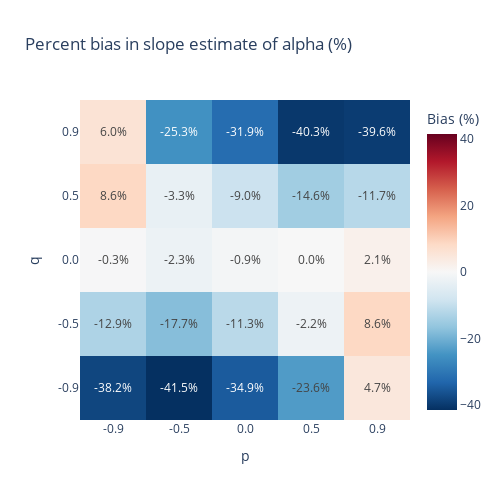

Notebook code cell kept with this figure:
### Code cell
fig_right_lag_latent_confounder.show()

### Figure 1 — Plotly figure (JSON) as saved in the notebook; plotly's stock layout.template omitted (floating-point values rounded to 4 significant figures)
{"data": [{"colorbar": {"title": {"text": "Bias (%)"}}, "colorscale": [[0, "rgb(5,48,97)"], [0.1, "rgb(33,102,172)"], [0.2, "rgb(67,147,195)"], [0.3, "rgb(146,197,222)"], [0.4, "rgb(209,229,240)"], [0.5, "rgb(247,247,247)"], [0.6, "rgb(253,219,199)"], [0.7, "rgb(244,165,130)"], [0.8, "rgb(214,96,77)"], [0.9, "rgb(178,24,43)"], [1, "rgb(103,0,31)"]], "text": [["-38.2%", "-41.5%", "-34.9%", "-23.6%", "4.7%"], ["-12.9%", "-17.7%", "-11.3%", "-2.2%", "8.6%"], ["-0.3%", "-2.3%", "-0.9%", "0.0%", "2.1%"], ["8.6%", "-3.3%", "-9.0%", "-14.6%", "-11.7%"], ["6.0%", "-25.3%", "-31.9%", "-40.3%", "-39.6%"]], "texttemplate": "%{text}", "type": "heatmap", "x": ["-0.9", "-0.5", "0.0", "0.5", "0.9"], "y": ["-0.9", "-0.5", "0.0", "0.5", "0.9"], "z": [[-38.17, -41.49, -34.88, -23.57, 4.746], [-12.87, -17.73, -11.31, -2.195, 8.604], [-0.2712, -2.303, -0.8515, 0.002282, 2.098], [8.607, -3.256, -8.981, -14.65, -11.74], [5.964, -25.3, -31.86, -40.32, -39.62]], "zmax": 41.49, "zmin": -41.49}], "layout": {"autosize": true, "height": 500, "title": {"text": "Percent bias in slope estimate of alpha (%)"}, "width": 500, "xaxis": {"title": {"text": "p"}, "type": "category"}, "yaxis": {"title": {"text": "q"}, "type": "category"}}}
